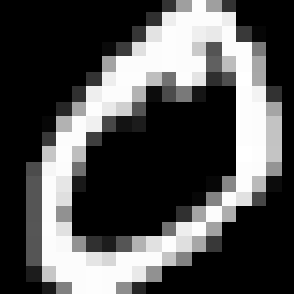
%> input picture data/mnist_img_1.PNG, 147 x 147 px (shown 2 times larger)
$ octave --eval "test_blob_detector;"   (GNU Octave 9; MATLAB toolbox functions it lacks are replaced by stand-ins)
%> lines starting %> are read from the running program, lines starting %| are printed output that depends on the picture; in (x1, y1, x2, y2) boxes, pixels count from 0 and x2, y2 are one past the last pixel; in counts of white or black regions, pixels touching at a corner belong together; the program's own positions count from 1
### matlab/blob_detector.m
function [] = blob_detector(filename, initial_sigma, n, k, threshold, filterType)
%> called with filename = 'mnist_img_1.png', initial_sigma = 2, n = 5, k = 1.4, threshold = 0.01, filterType = 'logdown'

if nargin == 0
    error('No inputs given! Please run test_blob_detector to try this out.');
end

%% get the image and its dimensions
file = ['../data/', filename];
img = im2double(rgb2gray(imread(file)));
%> img: size 147x147 double; min 0, max 1, mean 0.314
[h, w] = size(img);
%> h = 147; w = 147

%% Downsampling the image
fprintf('\nDownsampling image for LoG filter...\n');
scale_space_downscaledImages = filter_by_downsampling(img, initial_sigma, h, w, n, k);

%% increasing the filter size
fprintf('\nUpsampling filter for LoG filter...\n');
scale_space_upscaleFilter = filter_by_upscaling(img, initial_sigma, h, w, n, k);

%% dog filter
fprintf('\nDoG filter using the method in Lowe...\n');
scale_space_dog = filter_by_DoG(img, initial_sigma, h, w, n, k);

%% Performing nonmaximum suppression in each scale
%scale_space = scale_space_downscaledImages;
%scale_space = scale_space_upscaleFilter;
%scale_space = scale_space_dog;
if (strcmp(filterType,'logdown'))
    scale_space = scale_space_downscaledImages;
elseif (strcmp(filterType,'logup'))
    scale_space = scale_space_upscaleFilter;
elseif(strcmp(filterType,'dog'))
    scale_space = scale_space_dog;
else
    error('Unknown filter type. It is be either of logdown, logup or dog.');
end
fprintf('\nScale type selected: %s\n',filterType);
fprintf('\nNonmaximum suppression within scale...\n');
maxSuppression = nonmaximum_suppression_single_scale(scale_space, h, w, n);

%% Performing nonmaximum suppression between neighbouring scales
fprintf('\nNonmaximum suppression between neighbouring scales...\n');
maxSuppression = nonmaximum_suppression_between_scales(maxSuppression, n);

%% Collecting the blob centers and radii
fprintf('\nCollecting blob centers and radii...\n');
[all_x, all_y, all_radii] = get_blobs(maxSuppression, scale_space, threshold, initial_sigma, k, n);

%% draw blobs on the image
fprintf('\nDrawing blobs...\n');
tic
show_all_circles(img, all_x, all_y, all_radii);
toc

### matlab/filter_by_downsampling.m
function [scale_space_downscaledImages] = filter_by_downsampling(img, sigma, h, w, n, k)
%> called with sigma = 2, h = 147, w = 147, n = 5, k = 1.4
tic
scale_space_downscaledImages = zeros(h, w, n);
filter = log_filter(sigma);

for i = 1:n
    downscaled_image = imresize(img, 1 / (k ^ (i - 1)));
    img_filtered = imfilter(downscaled_image, filter, 'same', 'replicate');
    img_filtered = img_filtered .^ 2;
    img_rescaled = imresize(img_filtered, [h, w]);
    scale_space_downscaledImages(:, :, i) = img_rescaled;
end
toc
end

### matlab/filter_by_upscaling.m
function [scale_space_upscaleFilter] = filter_by_upscaling(img, initial_sigma, h, w, n, k)
%> called with initial_sigma = 2, h = 147, w = 147, n = 5, k = 1.4
tic
scale_space_upscaleFilter = zeros(h, w, n);
for i = 1:n
    current_sigma = initial_sigma * (k ^ (i - 1));
    current_filter = log_filter(current_sigma);
    img_filtered = imfilter(img, current_filter, 'same', 'replicate');
    img_filtered = img_filtered .^ 2;
    scale_space_upscaleFilter(:, :, i) = img_filtered;
end
toc
end

### matlab/filter_by_DoG.m
function [scale_space_dog] = filter_by_DoG(img, initial_sigma, h, w, n, ~)
%> called with initial_sigma = 2, h = 147, w = 147, n = 5
tic
dog_filters = zeros(h, w, n);
scale_space_dog = zeros(h, w, n);
s = 5;
k = 2^(1/s);    % Sigma doubles (or image downsampled by factor of 2) up after finishing each octave

i = 1;
while i < n+1
    for inscale = 1 : s   %single scale octave loop
        current_sigma = initial_sigma * (k ^ (inscale - 1));
        current_filter = gauss_filter(current_sigma);
        img_filtered = imfilter(img, current_filter, 'same', 'replicate');
        img_filtered = img_filtered .^ 2;
        dog_filters(:, :, i) = imresize(img_filtered, [h, w]);
        i = i+1;
    end
    img = imresize(img, 1/2);  %downsampling image after every complete octave by factor 2
end
%> this loop made 1 pass
%> pass 1, in filter_by_DoG, `img = imresize(img, 1/2);`:
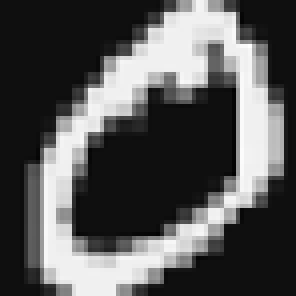
%> img: size 74x74 double (shown 4 times larger); min -0.0685, max 1.05, mean 0.314; drawn with min black and max white
%> after the loop, i = 6

for i = 1:n-1
    scale_space_dog(:,:,i) = dog_filters(:,:,i+1) - dog_filters(:,:,i); %saving the difference of Gaussian
end
toc
end

### matlab/nonmaximum_suppression_single_scale.m
function [maxSuppression] = nonmaximum_suppression_single_scale(scale_space, h, w, n)
%> called with h = 147, w = 147, n = 5
tic
maxSuppression = zeros(h, w, n);
block_size = 3;
for i = 1:n
    %maxSuppression(:,:,i) =  colfilt(scale_space(:,:,i), [block_size block_size],'sliding',@max);
    maxSuppression(:, :, i) = ordfilt2(scale_space(:, :, i), block_size ^ 2, ones(block_size));
end
toc

end

### matlab/nonmaximum_suppression_between_scales.m
function [maxSuppression] = nonmaximum_suppression_between_scales(maxSuppression, n)
%> called with n = 5

tic
for i = 1:n
    if i == 1
        maxSuppression(:, :, i) = max(maxSuppression(:, :, i:i + 1), [], 3);
    elseif i == n
        maxSuppression(:, :, i) = max(maxSuppression(:, :, i - 1:i), [], 3);
    else
        maxSuppression(:, :, i) = max(maxSuppression(:, :, i - 1:i + 1), [], 3);
    end
end
toc

end

### matlab/get_blobs.m
function [all_x, all_y, all_radii] = get_blobs(maxSuppression, scale_space, threshold, initial_sigma, k, n)
%> called with threshold = 0.01, initial_sigma = 2, k = 1.4, n = 5

tic
all_x = [];
all_y = [];
all_radii = [];
for i = 1:n
    maxSuppValues = maxSuppression(:, :, i);
    maxSuppValues = ((maxSuppValues == scale_space(:, :, i)) & (maxSuppValues > threshold));
    [y, x] = find(maxSuppValues);
    radius = initial_sigma * (k ^ (i - 1)) * sqrt(2); % from formula
    current_radii = (ones(length(y), 1) .* radius);
    all_x = [all_x; x];
    all_y = [all_y; y];
    all_radii = [all_radii; current_radii];
end
%> this loop made 5 passes
%> (y, x) on passes 2 to 4: ([107; 46; 1; 62; 76; 72], [25; 77; 100; 116; 116; 144]), ([37; 26; 16], [48; 107; 123]), ([36; 76; 65; 147; 38; 13; 40; 69], [45; 49; 59; 73; 96; 125; 138; 147])
%> pass 1, in get_blobs, `maxSuppValues = ((maxSuppValues == scale_space(:, :, i)) & (maxSuppVal..`:
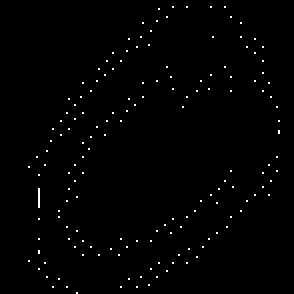
%> maxSuppValues: size 147x147 logical (shown 2 times larger); 0.8% white in thin lines or dots, all inside (x1, y1, x2, y2) = (14, 3, 140, 147)
%> after the loop, all_radii = 224 values from 2.83 to 10.87; all_x = 224 values, max 147 at index 189, min 10 at index 190, mean 74.59; all_y = 224 values, max 147 at index 48, min 1 at index 175, mean 77.81
%> in blob_detector, `[all_x, all_y, all_radii] = get_blobs(maxSuppression, scale_space, thr..`: all_radii = 224 values from 2.83 to 10.87
toc

end

### matlab/show_all_circles.m
function show_all_circles(I, cx, cy, rad, color, ln_wid)
%% I: image on top of which you want to display the circles
%% cx, cy: column vectors with x and y coordinates of circle centers
%% rad: column vector with radii of circles.
%% The sizes of cx, cy, and rad must all be the same
%% color: optional parameter specifying the color of the circles
%%        to be displayed (red by default)
%% ln_wid: line width of circles (optional, 1.5 by default

if nargin < 5
    color = 'r';
end

if nargin < 6
   ln_wid = 1.5;
end

imshow(I); hold on;

theta = 0:0.1:(2*pi+0.1);
cx1 = cx(:,ones(size(theta)));
cy1 = cy(:,ones(size(theta)));
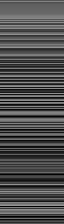
%> cy1: size 224x64 double; min 1, max 147, mean 77.8
rad1 = rad(:,ones(size(theta)));
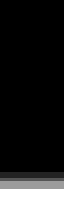
%> rad1: size 224x64 double; min 2.83, max 10.87, mean 4.33; drawn with min black and max white
theta = theta(ones(size(cx1,1),1),:);
X = cx1+cos(theta).*rad1;
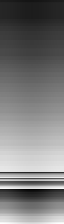
%> X: size 224x64 double; min -0.856, max 157.9, mean 74.7; drawn with min black and max white
Y = cy1+sin(theta).*rad1;
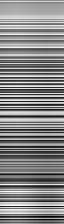
%> Y: size 224x64 double; min -9.86, max 157.9, mean 77.8; drawn with min black and max white
%> `test_blob_detector;`:
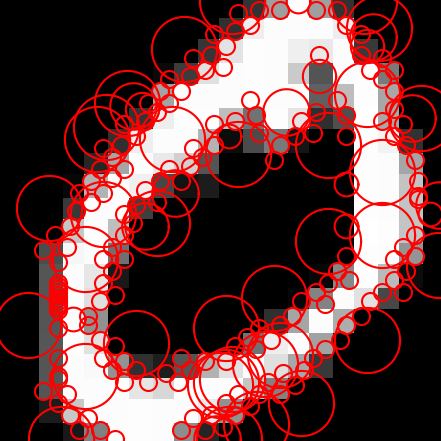
%> figure redrawn from the program's plot data; shown 3 times larger; its title reads '224 circles'
line(X', Y', 'Color', color, 'LineWidth', ln_wid);

title(sprintf('%d circles', size(cx,1)));

### matlab/log_filter.m
function [filter] = log_filter(sigma)

% hsize should be odd so that the filter can be centered on a pixel
% Based on the default values ( hsize = 5 and sigma = 0.5 ) and that the hsize should be odd, we take this relation
hsize = 2 * ceil(3*sigma) + 1;
filter = fspecial('log', hsize, sigma);
filter = (sigma ^ 2) * filter;  % normalizing the filter

end

### matlab/test_blob_detector.m
function test_blob_detector()
%% place the file in ../data directory and enter the name here.

%% INPUTS: [filename (from ../data folder), initial_sigma (standard deviation for initial_scale), n (number of levels),
%% k (scale multiplication factor), threshold, filterType = {'logdown', 'logup', 'dog'}]
blob_detector('mnist_img_1.png', 2, 5, 1.4, 0.01, 'logdown');
end
